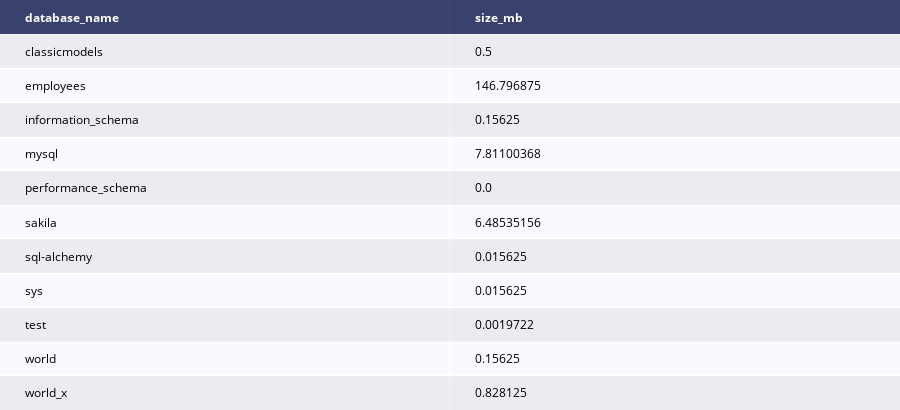

The notebook cell saved with this chart:
### Markdown cell above
## Database Size

### Code cell
from sqlalchemy import create_engine
import pandas as pd
import plotly.graph_objects as go
import plotly.figure_factory as ff

# Replace with your MySQL URL (e.g., mysql://user:password@host:port/database_name)
mysql_url = con_str

try:
    # Create a database engine using the URL
    engine = create_engine(mysql_url)

    # Define your SQL query
    sql_query_db_size = """ 
    SELECT
        table_schema AS database_name,
        SUM(data_length + index_length) / 1024 / 1024 AS size_mb
    FROM
        information_schema.tables
    GROUP BY
        table_schema;
    """

    # Execute the SQL query and retrieve data into a DataFrame
    df_db_size = pd.read_sql_query(sql_query_db_size, engine)

    table = ff.create_table(df_db_size)
    table.show()
    

except Exception as e:
    print(f"Error: {e}")

finally:
    # Close the database connection
    engine.dispose()

### Figure 1 — Plotly figure (JSON) as saved in the notebook; plotly's stock layout.template omitted (floating-point values rounded to 4 significant figures)
{"data": [{"colorscale": [[0, "#00083e"], [0.5, "#ededee"], [1, "#ffffff"]], "hoverinfo": "none", "opacity": 0.75, "showscale": false, "type": "heatmap", "z": [[0, 0], [0.5, 0.5], [1, 1], [0.5, 0.5], [1, 1], [0.5, 0.5], [1, 1], [0.5, 0.5], [1, 1], [0.5, 0.5], [1, 1], [0.5, 0.5]]}], "layout": {"annotations": [{"align": "left", "font": {"color": "#ffffff"}, "showarrow": false, "text": "<b>database_name</b>", "x": -0.45, "xanchor": "left", "xref": "x", "y": 0, "yref": "y"}, {"align": "left", "font": {"color": "#ffffff"}, "showarrow": false, "text": "<b>size_mb</b>", "x": 0.55, "xanchor": "left", "xref": "x", "y": 0, "yref": "y"}, {"align": "left", "font": {"color": "#000000"}, "showarrow": false, "text": "classicmodels", "x": -0.45, "xanchor": "left", "xref": "x", "y": 1, "yref": "y"}, {"align": "left", "font": {"color": "#000000"}, "showarrow": false, "text": "0.5", "x": 0.55, "xanchor": "left", "xref": "x", "y": 1, "yref": "y"}, {"align": "left", "font": {"color": "#000000"}, "showarrow": false, "text": "employees", "x": -0.45, "xanchor": "left", "xref": "x", "y": 2, "yref": "y"}, {"align": "left", "font": {"color": "#000000"}, "showarrow": false, "text": "146.796875", "x": 0.55, "xanchor": "left", "xref": "x", "y": 2, "yref": "y"}, {"align": "left", "font": {"color": "#000000"}, "showarrow": false, "text": "information_schema", "x": -0.45, "xanchor": "left", "xref": "x", "y": 3, "yref": "y"}, {"align": "left", "font": {"color": "#000000"}, "showarrow": false, "text": "0.15625", "x": 0.55, "xanchor": "left", "xref": "x", "y": 3, "yref": "y"}, {"align": "left", "font": {"color": "#000000"}, "showarrow": false, "text": "mysql", "x": -0.45, "xanchor": "left", "xref": "x", "y": 4, "yref": "y"}, {"align": "left", "font": {"color": "#000000"}, "showarrow": false, "text": "7.81100368", "x": 0.55, "xanchor": "left", "xref": "x", "y": 4, "yref": "y"}, {"align": "left", "font": {"color": "#000000"}, "showarrow": false, "text": "performance_schema", "x": -0.45, "xanchor": "left", "xref": "x", "y": 5, "yref": "y"}, {"align": "left", "font": {"color": "#000000"}, "showarrow": false, "text": "0.0", "x": 0.55, "xanchor": "left", "xref": "x", "y": 5, "yref": "y"}, {"align": "left", "font": {"color": "#000000"}, "showarrow": false, "text": "sakila", "x": -0.45, "xanchor": "left", "xref": "x", "y": 6, "yref": "y"}, {"align": "left", "font": {"color": "#000000"}, "showarrow": false, "text": "6.48535156", "x": 0.55, "xanchor": "left", "xref": "x", "y": 6, "yref": "y"}, {"align": "left", "font": {"color": "#000000"}, "showarrow": false, "text": "sql-alchemy", "x": -0.45, "xanchor": "left", "xref": "x", "y": 7, "yref": "y"}, {"align": "left", "font": {"color": "#000000"}, "showarrow": false, "text": "0.015625", "x": 0.55, "xanchor": "left", "xref": "x", "y": 7, "yref": "y"}, {"align": "left", "font": {"color": "#000000"}, "showarrow": false, "text": "sys", "x": -0.45, "xanchor": "left", "xref": "x", "y": 8, "yref": "y"}, {"align": "left", "font": {"color": "#000000"}, "showarrow": false, "text": "0.015625", "x": 0.55, "xanchor": "left", "xref": "x", "y": 8, "yref": "y"}, {"align": "left", "font": {"color": "#000000"}, "showarrow": false, "text": "test", "x": -0.45, "xanchor": "left", "xref": "x", "y": 9, "yref": "y"}, {"align": "left", "font": {"color": "#000000"}, "showarrow": false, "text": "0.0019722", "x": 0.55, "xanchor": "left", "xref": "x", "y": 9, "yref": "y"}, {"align": "left", "font": {"color": "#000000"}, "showarrow": false, "text": "world", "x": -0.45, "xanchor": "left", "xref": "x", "y": 10, "yref": "y"}, {"align": "left", "font": {"color": "#000000"}, "showarrow": false, "text": "0.15625", "x": 0.55, "xanchor": "left", "xref": "x", "y": 10, "yref": "y"}, {"align": "left", "font": {"color": "#000000"}, "showarrow": false, "text": "world_x", "x": -0.45, "xanchor": "left", "xref": "x", "y": 11, "yref": "y"}, {"align": "left", "font": {"color": "#000000"}, "showarrow": false, "text": "0.828125", "x": 0.55, "xanchor": "left", "xref": "x", "y": 11, "yref": "y"}], "height": 410, "margin": {"b": 0, "l": 0, "r": 0, "t": 0}, "xaxis": {"dtick": 1, "gridwidth": 2, "showticklabels": false, "tick0": -0.5, "ticks": "", "zeroline": false}, "yaxis": {"autorange": "reversed", "dtick": 1, "gridwidth": 2, "showticklabels": false, "tick0": 0.5, "ticks": "", "zeroline": false}}}
